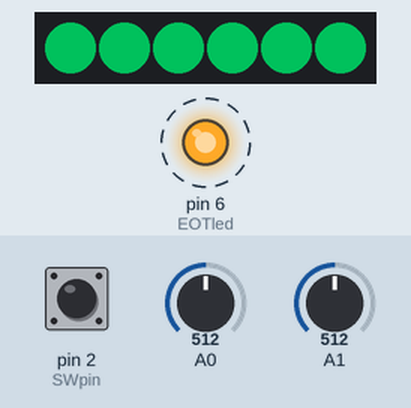
This sketch was run on a simulated Teensy 3. Shown: 6 RGB LEDs in strip order, left to right, output pins drawn as LEDs (lit = HIGH). Dashed ring = blinking. The inputs (shaded band) are chosen by the test bench; at power-on: A0 = 512, A1 = 512, pin 2 (SWpin) HIGH. Dim RGB values are drawn brighter than linear.

Above: at 1.2 s.
1.3 s: A0 set to 716
At 3.6 s:
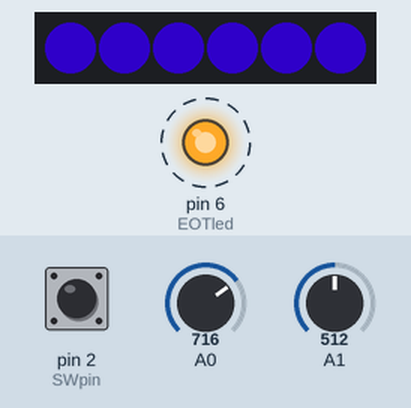
4.3 s: A1 set to 0
At 5.4 s:
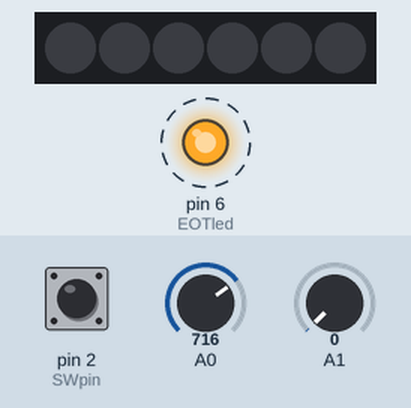
7.3 s: A1 set to 122
At 8.1 s:
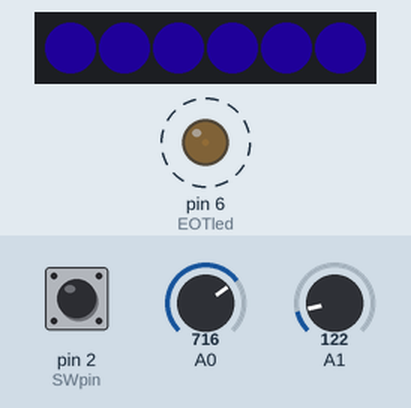
9.8 s: A0 set to 900
At 10.4 s:
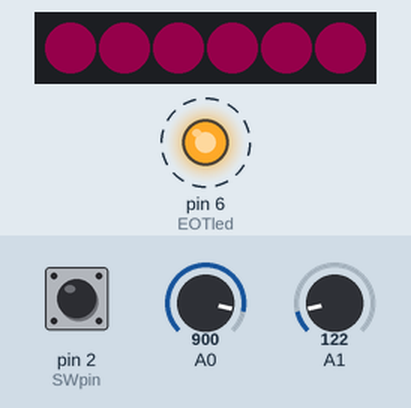
12.8 s: A0 set to 1023
At 13.6 s:
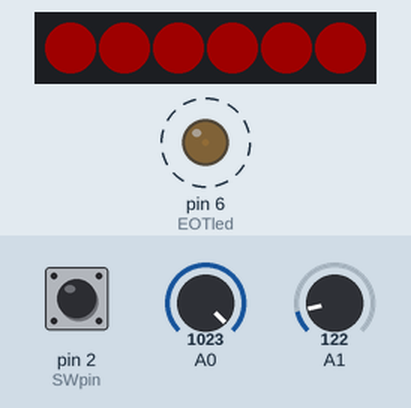
15.8 s: A0 set to 511
At 18.2 s:
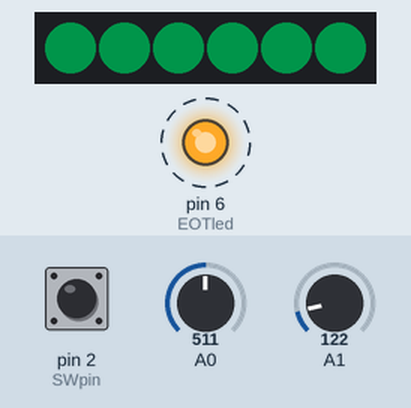
Timing chart, 0 to 19.8 s (numbered marks = the images above; inputs shaded):
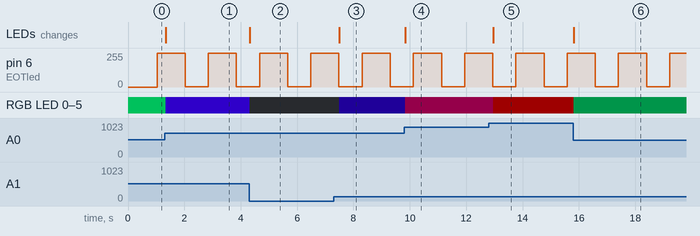

The sketch:

traincar_lighting.ino
```cpp
/*

Train Car Lighting via WS2812 based "neo pixel" like strips..
Use a couple of variable resistors to control color and brightness.
Optionally plug in LED to EOT device..

https://oshpark.com/shared_projects/cVBEIdNU
...if you want a matching circuit board supporting Teensy 3.2 and 3.4.

Basic code is relatively simple thanks to extensive WS2812B RGB LED library support..
Read the analog values, map them to LED value ranges, push data.  Blink the
EOT device in a realistic manner..

Verision 1.3-ish..

INFO:
I purchased a USA trains "Extended Vision Caboose",
http://www.usatrains.com/r12130.html
....and decided to update and improve the lighting a little bit.  To do that, I
scavenged unsused short bits of WS2812B based RGB light strips and a "Teensy"
micro controller that you would call a super charged arduino..
https://www.pjrc.com/store/teensy40.html

I glued six each of the inegrated LED/controler (the WS2812B thing I keep referring to)
to the top of the cabboose roof separate with a small bit of wire, you only need three,
power, ground and data..

This particular model also has a built in EOT, or End Of Train device, so I am
"poorly" using a bunch of teensy horsepower to discretely fade the EOT device on and off
so it has more of an incandescent look to it..   I rescued a vintage red glass faceted
indicator lens to replace the stock plastic part..  Putting that together with a higher
output 5MM LED and simulated warm up and cool down really creates an AWESOME look..

The underside manufacture's three way power switch gives you the coice of just the EOT
or the EOT and interior lights.  What I WAS going to do was use SW1 to change modes, but
now I'm lazy and lucky together and I can use SW1 on half of the power switch to detect which
mode it should run in at power on..  Easy peasy, and it means I'm done  programming, which
is nice.   Wanna see more effects?  Go crazy..  I have other unfinished projects to
attend to..  ;-)

I made a little circuit board to mount and connect the Teensy to the variable resistors,
the LED's and a power input..
https://oshpark.com/shared_projects/cVBEIdNU


Eric Timberlake - 9.10.2019

todo: Make the EOT on/off functions re-entrant so they don't interfere with reading the
variable resistors in real time..  There MUST be a nice functional event timer library
out there someplace, right? ;-)

*/

#include <WS2812Serial.h>                   // optimized library to control WS2812B LED's for Teensy based hardware.
#define USE_WS2812SERIAL                    // flag for FastLED to use the optimized library.
#include <FastLED.h>                        // FastLED lets us leverage optmized HSV commands, ie: driving the colors
                                            // is a lot easier than just using WS2812Serial on it's own..

const int numled = 6;                       // how many WS2812B chips have you installed?
                                            // change this value to drive more lights, perhaps extended to other cars??
CRGB interiorLED[numled];                   // an array to manipulate WS2812B LED data later..  (color, brightness...)
byte drawingMemory[numled*3];               //  3 bytes per LED
DMAMEM byte displayMemory[numled*12];       // 12 bytes per LED

const int WSpin = 1;                        // the "spi-like" data out to the first WS2812..
                                            // this is restricted to certain pins not documented here!

// mode control via SW1
const int SWpin = 2;                        // Switch 1 input hardware pin, D2..  Active by pulling Low.
boolean SW1 = false;                        // a variable to store the state of the switch in when we check it..

// WS2812 RGB LED color and brightness control variables..
int COLORpot = 0;                           // a way to store current color potentiometer value
const int COLORpin = 0;                     // use pot connected to A0 for COLOR settings..
int BRIGHTpot = 0;                          // a way to store current brightness potentiometer value
const int BRIGHTpin = 1;                    // use pot connected to A1 for brightness settings..

// EOT LED control variables..  Alter to suit your hardware and timing preferences..
int EOTperiod = 900;                        // flip the EOT LED back and forth at this interval!!
unsigned long currentEOTMillis = millis();  // A way to track time INTERVALS to set EOT blink rate
unsigned long startEOTMillis = millis();    // how to measure our time interval start point..
int EOTled = 6;                             // the PWM pin the EOT device LED is attached to
int EOTstate = 0;                           // track the on/off state of the EOT LED.

//... Do stuff in this function, ONCE, at power up.  Initilize libraries, set HW pins to read or write, etc..

void setup() {                              // one time configuration steps
  LEDS.addLeds<WS2812SERIAL,WSpin,RGB>(interiorLED,numled);
  pinMode(EOTled, OUTPUT);                  // configure the EOTdevice digital pin for output to drive buffer xsistor
  pinMode(SWpin, INPUT_PULLUP);             // configure D2 as a way to watch for active low on Switch 1
  digitalWrite(SWpin, HIGH);                // enable internal pull-up resistor for low true switch circuit.  (conntect to ground)
}


void loop() {                                                       // start void loop here...

// ...do stuff inside this ever repeating loop...

// start section to control WS2812 RGB LED color and brightness or in HSV, the 'value' portion of Hue Saturation Value tuple..
SW1 = digitalRead(SWpin);                                           // check the SW1 state, if active (low! Don't do this part!)
if ( SW1 == true){                                                  // see INTRO, for details of my specific caboose...
  BRIGHTpot = analogRead(BRIGHTpin);                                // take a read off of analog pin for value
  COLORpot = analogRead(COLORpin);                                  // take a read off of analog pin for value
  LEDS.setBrightness(map(BRIGHTpot, 0, 1023, 0, 255));              // set the brightness globally
  for (int i=0; i < numled; i++){                                   // itterate through WS2812 LED array data
      interiorLED[i] = CHSV(map(COLORpot,0,1023,0,255), 255, 255);  // set the color individually (Global brightness seems to overide V here)
      FastLED.show();                                               // push the data out to the LEDS!!
  }                                                                 // close set WS2812 RGB LED loop
}                                                                   // close "if we want lights AND EOT" or "Just EOT" keeping with OEM switch label
else {                                                              // if the switch is NOT active low (false in this logic!!)...
  FastLED.showColor(CHSV(0, 0, 0));
  LEDS.setBrightness(0);                                            // set the WS2812B LED's to off, effectively..
  FastLED.show();                                                   // push the now "off" data out to LED's...
}


// start section to control the EOT LED..  Which is ALWAYS ON, no choice, have a nice day..  ;-)
  currentEOTMillis = millis();                              // this variable minus the start time equates to the current INTERVAL
  if(currentEOTMillis - startEOTMillis > EOTperiod) {       // if the INTERVAL is greater than EOTperiod, flip the EOT state
    startEOTMillis = currentEOTMillis;                      // reset previous millis to continue waiting for next interval to pass..
    if(EOTstate == 0) {                                     // if the LED is off...
      EOTon();                                              // ...turn it on, "analog-like"!
      EOTstate = !EOTstate;                                 // flip the state so we turn it off next time!
    }
    else {                                                  // if the LED is already on, well then..
      EOToff();
      EOTstate = !EOTstate;
    }                                                       // close state sheck and flip
  }                                                         // close EOT on/off check

}                                                           // close void loop (go back and do it again, and agian, and...)


/*
Next come sub routines that we can call from INSIDE the 'void loop()' construct..
For instance, controlling the EOT device is a little clearer this way..  In void loop(), we check
every few miliseconds if the EOT device should be reversed.  Then call sub routines below
to actually perform that action..

Just how fast does an incandescent bulb light up?  It's NOT instantaneous (or near) like LED's are
narturally, so let's slow down the turning on process till it's visible to the human eye, but still "quick"..
*/

void EOTon(void){                 // bring EOT LED up slowly to simulate incadescent device warming up...
  for (int n=0; n < 255; n++){
    analogWrite(EOTled, n);
    delayMicroseconds(450);
  }
}

void EOToff(void){                // bring EOT LED down a bit slower to simulate incadescent device fade..
  for (int n=255; n > 0; n--){
    analogWrite(EOTled, n);
    delayMicroseconds(800);
  }
}
```

Measured:
- after the input at 1.3 s, RGB LED 0–5: RGB(0, 86, 41) → RGB(24, 0, 103) after 0.05 s; the LEDs: change after 0.05 s (image 1)
- after the input at 4.3 s, RGB LED 0–5: RGB(24, 0, 103) → off at once; the LEDs: change at once (image 2)
- after the input at 7.3 s, RGB LED 0–5: off → RGB(5, 0, 25) after 0.19 s; the LEDs: change after 0.19 s (image 3)
- after the input at 9.8 s, RGB LED 0–5: RGB(5, 0, 25) → RGB(20, 0, 10) at once; the LEDs: change at once (image 4)
- after the input at 12.8 s, RGB LED 0–5: RGB(20, 0, 10) → RGB(30, 0, 0) after 0.16 s; the LEDs: change after 0.16 s (image 5)
- after the input at 15.8 s, RGB LED 0–5: RGB(30, 0, 0) → RGB(0, 20, 10) at once; the LEDs: change at once (image 6)
- by itself, pin 6 (EOTled): alternates 254/255 for 1.0 s and 1/255 for 0.82 s
